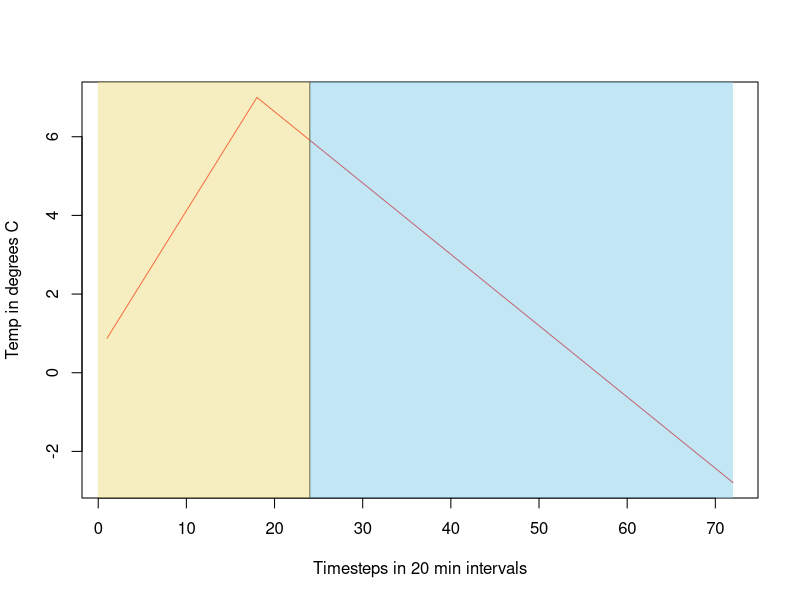

This chart was generated by the following R code: (Note: this script raises an error after producing the figure.)
### 27/10/2024
# Vera Vinken
# creating a temp profile graph

# copied this function and un-hashed the graph part 
vera_theme <- function(bg) {
  if(bg == "white"){
    bg<-"white"
  } else if (bg == "yellow"){
    bg<-"ivory"
  }
  theme(
    # add border 1)
    panel.border = element_rect(colour = "darkgrey", fill = NA, linetype = 1),
    # color background 2)
    panel.background = element_rect(fill = paste(bg)),
    # modify grid 3)
    panel.grid.major.x = element_line(colour = "darkgrey", linetype = 3, size = 0.5),
    panel.grid.minor.x = element_blank(),
    panel.grid.major.y =  element_line(colour = "darkgrey", linetype = 3, size = 0.5),
    panel.grid.minor.y = element_blank(),
    # modify text, axis and colour 4) and 5)
    axis.text = element_text(colour = "#484537", face = "italic"),
    axis.title = element_text(colour = "#484537", 
                              face="bold"),
    axis.title.y = element_text(vjust = +3), 
    axis.title.x = element_text(vjust = -2.5),
    axis.ticks = element_line(colour = "#484537"),
    # legend at the bottom 6)
    legend.position = "right", 
    legend.title = element_text(face="bold", colour="#484537"),
    legend.text = element_text( colour="#484537"),
    # title
    plot.title = element_text(colour="#484537", face="bold"),
    # plot margins 
    plot.margin = margin(0.5, 0.5, 0.5, 0.5, "cm")
  )
}



temp_func<-function(TS, Tmax_range_low, Tmax_range_high, Tmin_range_low, Tmin_range_high, days, daylight_h, n_daylight_timestep){
  # This function is meant to create a complete temperature profile for the entire simulation
  # Will be ran inside the 'set up environment' function
  # Every timestep within the simulation will pull the 'current temperature' from the vector that this function creates
  
  
  # As we will set the minimum at the end of the day/start of the day
  # we can set the following before the for-loop: 
  minTemp_time_end<<-72
  
  # TEMPERATURE VECTORS FOR MIN AND MAX EACH DAY 
  
  #### CHECK IF THIS IS WHAT WE WANT ### 
  max_temp_vect<<-sample(seq(Tmax_range_low, Tmax_range_high, length=(days)))
  min_temp_vect<<-sample(seq(Tmin_range_low, Tmin_range_high, length=(days)))
  #plot(max_temp_vect, min_temp_vect)
  #now we have a temperature set for each day 
  
  
  # create an empty list where the day-profiles are going to go 
  total_temp_profile<<-c()
  
  
  # START THE FOR LOOP FOR EACH DAY 
  # Now for every day, we need to create a temperature PROFILE 
  for (i in (1:days)){
    
    # establish the current max and min for each loop (day)
    cur_Tmax<<-max_temp_vect[i]
    cur_Tmin<<-min_temp_vect[i]
    
    # CREATE LINE FROM MAX TO MIN 
    # This is the code for 75% 
    cur_maxT_time<<-round((n_daylight_timestep*0.75))
    # How far ar the max and min apart in time? 
    d_time_maxToMin<<-minTemp_time_end-cur_maxT_time
    # how far are they apart in temperature? 
    d_temp_maxToMin<<-cur_Tmax-cur_Tmin
    # Step per timestep: 
    temp_steps_maxToMin<<-d_temp_maxToMin/d_time_maxToMin
    #Now generate a vector with a temperature for each timestep
    max_to_min_vector<<-seq(cur_Tmax,cur_Tmin, by=-temp_steps_maxToMin)   # notice the '-' because we're going down in temp
    
    
    # NOW IT WILL SPLIT UP FOR DAY 1, DAY-END VS ALL THE OTHER DAYS
    # Decide what the previous and minimum is 
    
    if (i==1){
      
      # just set them to the same ones as current? 
      prev_tempMin<<-min_temp_vect[i]
      
    } else if (i==(length(max_temp_vect))){
      
      # just set them to the same ones as current? 
      prev_tempMin<<-min_temp_vect[i]
    } else {
      
      # previous day minimum 
      prev_tempMin<<-min_temp_vect[(i-1)]
      
    } # else for 'normal' days ends (excludes day 1 and the last day )
    
    
    # LINE FROM MIN TO MAX 
    
    # how far are they apart in temperature? 
    d_temp_before<<-cur_Tmax-prev_tempMin
    # Step per timestep: 
    temp_steps_before<-d_temp_before/cur_maxT_time
    #Now generate a vector with a temperature for each timestep
    before_max_vector<<-seq(prev_tempMin,cur_Tmax, by=temp_steps_before)
    # Here we start at min and end at max, so we cut of both min and max (they are include din the other vector)
    before_max_vector<<-before_max_vector[2:(length(before_max_vector)-1)]
    
    # ATTACH THE TWO LINES 
    # Glue the 3 vectors together 
    cur_day_temp_vector<<-c(before_max_vector, max_to_min_vector)
    
    # print a day profile
    if (i==15){
      timesteps_day<-1:72
      yellow<-adjustcolor( 'lightgoldenrod', alpha.f = 0.5)
      blue<-adjustcolor('skyblue', alpha.f=0.5)
      plot(timesteps_day, cur_day_temp_vector, type='l', col='red', ylab='Temp in degrees C', xlab='Timesteps in 20 min intervals')
      abline(v=n_daylight_timestep)
      polygon(x=c(0,0, n_daylight_timestep, n_daylight_timestep), y=c((min(cur_day_temp_vector)-2), (max(cur_day_temp_vector)+2), (max(cur_day_temp_vector)+2), (min(cur_day_temp_vector)-2)), col=yellow, border=F)
      polygon(x=c(n_daylight_timestep, n_daylight_timestep, (length(timesteps_day)), (length(timesteps_day))), y=c((min(cur_day_temp_vector)-2), (max(cur_day_temp_vector)+2), (max(cur_day_temp_vector)+2), ( min(cur_day_temp_vector)-2)), col=blue, border=F)
      print(paste('minimum temp =',cur_Tmin))
      print(paste('minimum temp prev day=',prev_tempMin))
      print(cur_day_temp_vector)

    }


    # ATTACH THE CURRENT DAY PROFILE TO THE BIG ONE 
    # Ok cool, I have a vector that has the temperatures for every day. 
    # Now save them somewhere so they can all be amended 
    total_temp_profile<<-c(total_temp_profile, cur_day_temp_vector)
    
    #Create a matrix alternative, which can be saved 
    mat_temp<<-t(as.matrix(total_temp_profile))
    
  } # for loop per day ends 
  
  
} # temp function ends 

temp_func(TS = 2160, Tmax_range_low = 7, Tmax_range_high = 13, Tmin_range_low = -3, Tmin_range_high = 3, days = 30, daylight_h = 8, n_daylight_timestep = 24)

timesteps_day<-1:72
n_daylight_timestep = 24
df<-as.data.frame(cbind(timesteps_day, cur_day_temp_vector))
ggplot(df, aes(x = timesteps_day, y = cur_day_temp_vector)) +
  geom_line(lwd = 1) +
  ylab("Temperature in degrees Celsius") +
  xlab("Timestep within day (20 min)") +
  vera_theme(bg = "white")+
  geom_polygon( aes(x = c(0, 0, 24, 24),
                   y = c(-14.17241, 0.6551724,
                         0.6551724, -14.17241),
               fill = "yellow", color = NA))# +


# Define a separate data frame for the polygon
polygon_data <- data.frame(
  x = c(0, 0, 24, 24),
  y = c(-0.03448276, 11.68966, 11.68966, -0.03448276)
)

polygon_data2 <- data.frame(
  x = c(24, 24, 72, 72),
  y = c(-0.03448276, 11.68966, 11.68966, -0.03448276)
)

# Plot with polygon
p<-ggplot(df, aes(x = timesteps_day, y = cur_day_temp_vector)) +
  geom_line(lwd = 1) +
  ylab("Temperature in degrees Celsius") +
  xlab("Timestep within day (20 min)") +
  vera_theme(bg = "white") +
  geom_polygon(data = polygon_data, aes(x = x, y = y), fill = alpha("lightgoldenrod", 0.6), color = NA)+
  geom_polygon(data = polygon_data2, aes(x = x, y = y), fill = alpha("skyblue", 0.6), color = NA)+
  geom_line(lwd = 1)


## save 
ggsave("standardized_plot_graph_general.png", plot = p, width = 7, height = 4, dpi = 500)  # Specify the size in inches and resolution

ggsave("temp_profile_fig4.3_svg.svg", plot = p, width = 7, height = 4, dpi = 500)  # Specify the size in inches and resolution


